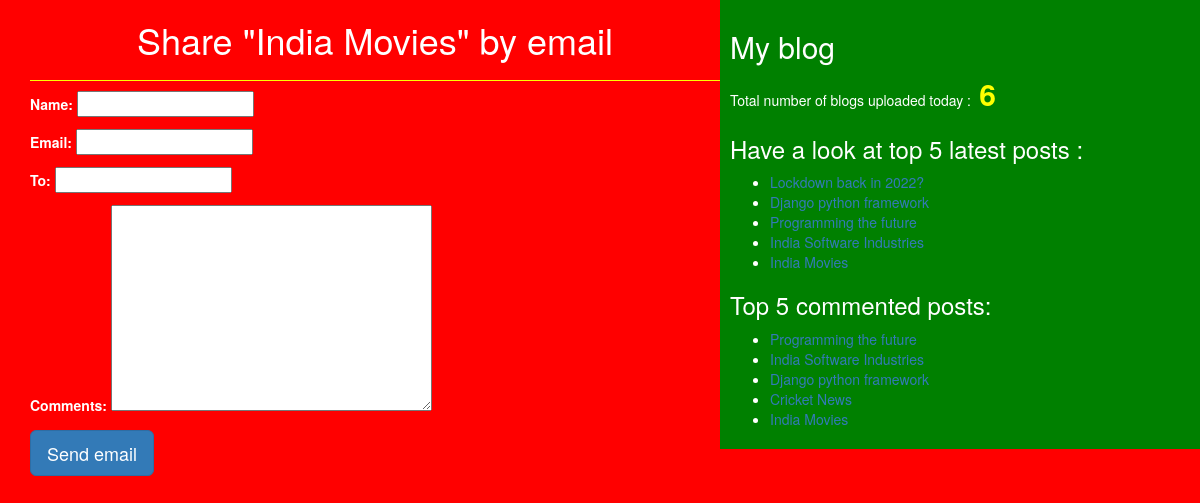
The app's page /2/share/ with its own data.
### blog/models.py (models this page shows, shortened)
class Post(models.Model):
    STATUS_CHOICES=(('draft','Draft'),('published','Published'))
    title=models.CharField(max_length=256)
    slug=models.SlugField(max_length=264,unique_for_date='publish')
    author=models.ForeignKey(User,related_name='blog_posts',on_delete=models.CASCADE)
    body=models.TextField()
    publish=models.DateTimeField(default=timezone.now)
    created=models.DateTimeField(auto_now_add=True)
    updated=models.DateTimeField(auto_now=True)
    status=models.CharField(max_length=10,choices=STATUS_CHOICES,default='draft')
    objects=CustomManager()
    tags=TaggableManager()
    class Meta:
        ordering=('-publish',)
    def get_absolute_url(self):
        return reverse('post_detail',args=[self.publish.year,self.publish.strftime('%m'),self.publish.strftime('%d'),self.slug])

### blog/views.py (the view)
# urls.py: re_path(r'^(?P<id>\d+)/share/$',views.mail_send_view)
def mail_send_view(request,id):
    post=get_object_or_404(Post,id=id,status='published')
    form=EmailSendForm()
    return render(request,'blog/sharebymail.html',{'form':form,'post':post})

### blog/forms.py
class EmailSendForm(forms.Form):
    name=forms.CharField()
    email=forms.EmailField()
    to=forms.EmailField()
    comments=forms.CharField(required=False,widget=forms.Textarea)

### blog/models.py (called while the page is built)
    def get_queryset(self):
        return super().get_queryset().filter(status='published')

### blog/templatetags/bolg_tags.py (called while the page is built)
@register.simple_tag(name='my_tag')
def total_posts():
    return Post.objects.count()

@register.inclusion_tag('blog/latest_post123.html')
def show_latest_posts(count=3):
    latest_post=Post.objects.order_by('-publish')[:count]
    return {'latest_post':latest_post}

@register.simple_tag()
def get_most_commented_posts(count=5):
    return Post.objects.annotate(total_comments=Count('comments')).order_by('-total_comments')[:count]

### templates/blog/sharebymail.html (shortened to what this page needs)
<!DOCTYPE html>
{%extends "blog/base.html" %}
{%block content%}
<h1>Share "{{post.title}}" by email</h1>
<form>
    {{form.as_p}}
    <input type="submit" class="btn btn-primary btn-lg" value="Send email">
</form>
{%endblock%}

### templates/blog/base.html (shortened to what this page needs)
<!DOCTYPE html>
{%load static%}
{%load bolg_tags %}
<html lang="en" dir="ltr">
<head>
    <link rel="stylesheet" href="https://maxcdn.bootstrapcdn.com/bootstrap/3.3.7/css/bootstrap.min.css"
>
    <link rel="stylesheet" href="{%static "css/blog.css" %}">
</head>
<body>
<div class="content">
    {%block content%}{%endblock%}
</div>
<div class="sidebar">
    <h2>My blog</h2>
    <p>Total number of blogs uploaded today :<span id="pcount"> {% my_tag %}</span></p>
    <h3>Have a look at top 5 latest posts :</h3>{% show_latest_posts 5%}
    <h3>Top 5 commented posts:</h3>
    {%get_most_commented_posts as most_commented_posts%}
    <ul>
        {%for post in most_commented_posts%}
        <li><a href="{{post.get_absolute_url}}">{{post.title}}</a></li>
        {%endfor%}
    </ul>
</div>
</body>
</html>

### templates/blog/latest_post123.html
<ul>
    {% for post in latest_post %}
    <li><a href="{{post.get_absolute_url}}">{{post.title}}</a></li>
    {%endfor%}
</ul>

### static/css/blog.css (style rules this page uses)
.content { width:60%; float:left; padding:0 0 0 30px; background:red; height:100%; }
.sidebar { width:40%; float:right; padding:10px; background:green; height:100%; }
h1 { text-align:center; border-bottom:1px solid yellow; padding-bottom:20px; }
body { color:white; background:red; }
#pcount { font-size:30px; color:yellow; font-weight:bold; }

### records on screen
Post: title "India Movies"
Post: title "Lockdown back in 2022?"
Post: title "Django python framework"
Post: title "Programming the future"
Post: title "India Software Industries"
Post: title "Cricket News"
